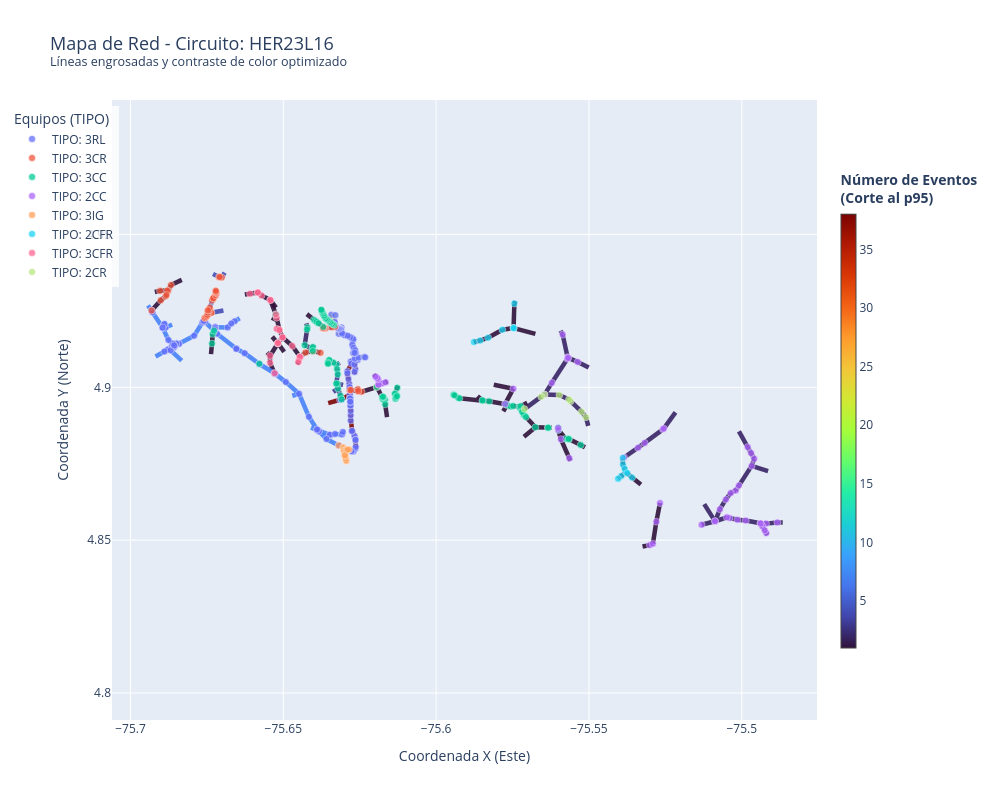

This figure's notebook cell:
### Code cell
import pandas as pd
import numpy as np
import plotly.graph_objects as go
import plotly.express as px
import matplotlib.colors as mcolors
import matplotlib.cm as cm

def plot_circuit_map_plotly(df, circuito_name, date_range=None, color_target='number_of_events'):
    # 1. Filtrar por circuito
    df_filtered = df[df['CIRCUITO'] == circuito_name].copy()
    
    # 2. Filtrar por fechas
    if date_range is not None:
        df_filtered['FECHA_parsed'] = pd.to_datetime(df_filtered['FECHA'], errors='coerce')
        start_date, end_date = pd.to_datetime(date_range[0]), pd.to_datetime(date_range[1])
        df_filtered = df_filtered[(df_filtered['FECHA_parsed'] >= start_date) & 
                                  (df_filtered['FECHA_parsed'] <= end_date)]
        
    coords_cols = ['X1', 'Y1', 'X2', 'Y2']
    df_filtered = df_filtered.dropna(subset=coords_cols)
    if df_filtered.empty:
        print(f"No hay coordenadas válidas para {circuito_name}.")
        return 
        
    for col in coords_cols:
        df_filtered[col] = pd.to_numeric(df_filtered[col], errors='coerce')
    df_filtered = df_filtered.dropna(subset=coords_cols)
    df_filtered['UITI_VANO'] = pd.to_numeric(df_filtered['UITI_VANO'], errors='coerce').fillna(0)

    # 3. Calcular la métrica
    if color_target == 'number_of_events':
        vano_metrics = df_filtered.groupby('FID_VANO').size().to_dict()
        cbar_title = 'Número de Eventos'
    elif color_target == 'UITI_VANO_sum':
        vano_metrics = df_filtered.groupby('FID_VANO')['UITI_VANO'].sum().to_dict()
        cbar_title = 'Suma de UITI_VANO'
        
    df_filtered['metric_value'] = df_filtered['FID_VANO'].map(vano_metrics)
    df_lines = df_filtered.drop_duplicates(subset=['FID_VANO']).copy()
    
    # ==========================================
    # MEJORA DE VISIBILIDAD: Escala Robusta
    # ==========================================
    vmin = df_lines['metric_value'].min()
    # Usar el percentil 95 o 98 evita que 1 vano atípico arruine todo el contraste de colores
    vmax_robust = np.percentile(df_lines['metric_value'], 95)
    
    # Si todos los valores son iguales, ajustamos
    if vmax_robust <= vmin:
        vmax_robust = df_lines['metric_value'].max()
        if vmax_robust == vmin:
            vmax_robust = vmin + 1

    norm = mcolors.Normalize(vmin=vmin, vmax=vmax_robust)
    mapper = cm.ScalarMappable(norm=norm, cmap=cm.turbo) # 'turbo' tiene el mejor contraste
    
    fig = go.Figure()
    
    # Colorbar
    fig.add_trace(go.Scatter(
        x=[None], y=[None], mode='markers',
        marker=dict(
            colorscale='Turbo', cmin=vmin, cmax=vmax_robust,
            colorbar=dict(title=dict(text=f"{cbar_title}<br>(Corte al p95)", font=dict(weight='bold')), thickness=15, len=0.8),
            showscale=True
        ),
        showlegend=False, hoverinfo='none'
    ))

    # ==========================================
    # MEJORA DE VISIBILIDAD: Líneas más gruesas
    # ==========================================
    for _, row in df_lines.iterrows():
        val = row['metric_value']
        color_rgba = mapper.to_rgba(val, bytes=True)
        hex_color = f'#{color_rgba[0]:02x}{color_rgba[1]:02x}{color_rgba[2]:02x}'
        
        fig.add_trace(go.Scatter(
            x=[row['X1'], row['X2']],
            y=[row['Y1'], row['Y2']],
            mode='lines',
            line=dict(color=hex_color, width=4.5), # Línea más gruesa (4.5)
            hoverinfo='text',
            text=f"FID_VANO: {row['FID_VANO']}<br>{cbar_title}: {val}",
            showlegend=False,
            opacity=0.9
        ))
        
    # ==========================================
    # MEJORA DE VISIBILIDAD: Puntos más discretos
    # ==========================================
    df_points = df_filtered.drop_duplicates(subset=['X1', 'Y1', 'TIPO']).copy()
    tipos = df_points['TIPO'].unique()
    colors_px = px.colors.qualitative.Plotly
    
    for i, tipo in enumerate(tipos):
        dft = df_points[df_points['TIPO'] == tipo]
        fig.add_trace(go.Scatter(
            x=dft['X1'], y=dft['Y1'],
            mode='markers',
            marker=dict(size=7, opacity=0.75, color=colors_px[i % len(colors_px)], line=dict(width=0.5, color='white')), 
            name=f"TIPO: {tipo}",
            hoverinfo='text',
            text=dft.apply(lambda r: f"TIPO: {r['TIPO']}", axis=1)
        ))

    fig.update_layout(
        title=dict(text=f"Mapa de Red - Circuito: {circuito_name}<br><sup>Líneas engrosadas y contraste de color optimizado</sup>", font=dict(size=18)),
        xaxis_title="Coordenada X (Este)",
        yaxis_title="Coordenada Y (Norte)",
        #plot_bgcolor='#2b3035', # Fondo oscuro opcional para que los colores brillen más (ajusta si prefieres claro)
        yaxis=dict(scaleanchor="x", scaleratio=1),
        width=1000, height=800,
        legend=dict(title="Equipos (TIPO)", yanchor="top", y=0.99, xanchor="right", x=0.01, bgcolor="rgba(255, 255, 255, 0.8)")
    )
    
    fig.show()

# =================================================================
# Ejemplo de uso:
# =================================================================
plot_circuit_map_plotly(
    df=raw_df, 
    circuito_name='HER23L16', 
    date_range=None, 
    color_target='number_of_events'
)
